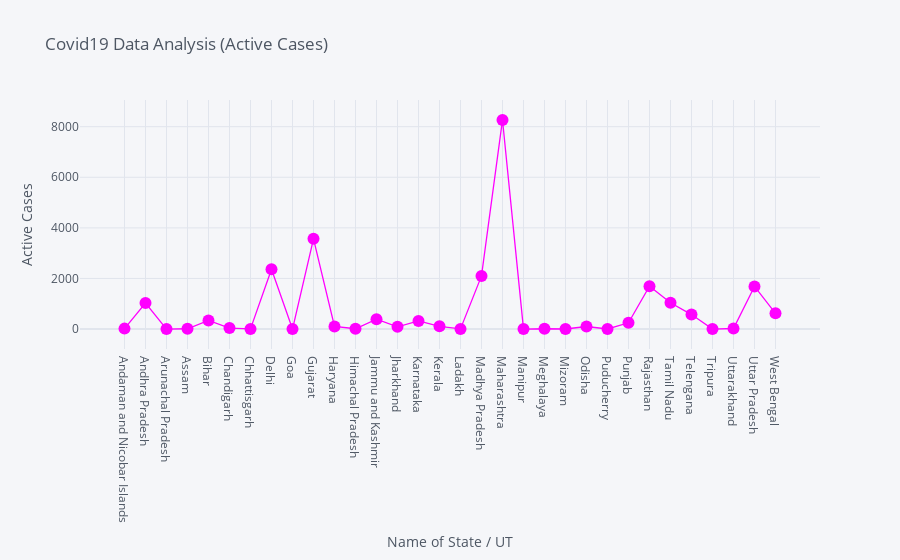

Notebook cell for this chart:
### Code cell
#With markers
df.iplot(kind='scatter',x='Name of State / UT',y='Active Cases',xTitle='Name of State / UT', yTitle='Active Cases',title='Covid19 Data Analysis (Active Cases)', colors='magenta',mode='markers+lines')

### Figure 1 — Plotly figure (JSON) as saved in the notebook; plotly's stock layout.template omitted (floating-point values rounded to 4 significant figures)
{"data": [{"line": {"color": "rgba(255, 0, 255, 1.0)", "dash": "solid", "shape": "linear", "width": 1.3}, "marker": {"size": 12, "symbol": "circle"}, "mode": "markers+lines", "name": "Active Cases", "text": "", "type": "scatter", "x": ["Andaman and Nicobar Islands", "Andhra Pradesh", "Arunachal Pradesh", "Assam", "Bihar", "Chandigarh", "Chhattisgarh", "Delhi", "Goa", "Gujarat", "Haryana", "Himachal Pradesh", "Jammu and Kashmir", "Jharkhand", "Karnataka", "Kerala", "Ladakh", "Madhya Pradesh", "Maharashtra", "Manipur", "Meghalaya", "Mizoram", "Odisha", "Puducherry", "Punjab", "Rajasthan", "Tamil Nadu", "Telengana", "Tripura", "Uttarakhand", "Uttar Pradesh", "West Bengal"], "y": [17, 1027, 0, 12, 342, 39, 4, 2362, 0, 3568, 101, 11, 390, 88, 319, 110, 6, 2100, 8266, 0, 11, 1, 101, 3, 248, 1690, 1038, 572, 0, 21, 1685, 623]}], "layout": {"legend": {"bgcolor": "#F5F6F9", "font": {"color": "#4D5663"}}, "paper_bgcolor": "#F5F6F9", "plot_bgcolor": "#F5F6F9", "title": {"font": {"color": "#4D5663"}, "text": "Covid19 Data Analysis (Active Cases)"}, "xaxis": {"gridcolor": "#E1E5ED", "showgrid": true, "tickfont": {"color": "#4D5663"}, "title": {"font": {"color": "#4D5663"}, "text": "Name of State / UT"}, "zerolinecolor": "#E1E5ED"}, "yaxis": {"gridcolor": "#E1E5ED", "showgrid": true, "tickfont": {"color": "#4D5663"}, "title": {"font": {"color": "#4D5663"}, "text": "Active Cases"}, "zerolinecolor": "#E1E5ED"}}}
